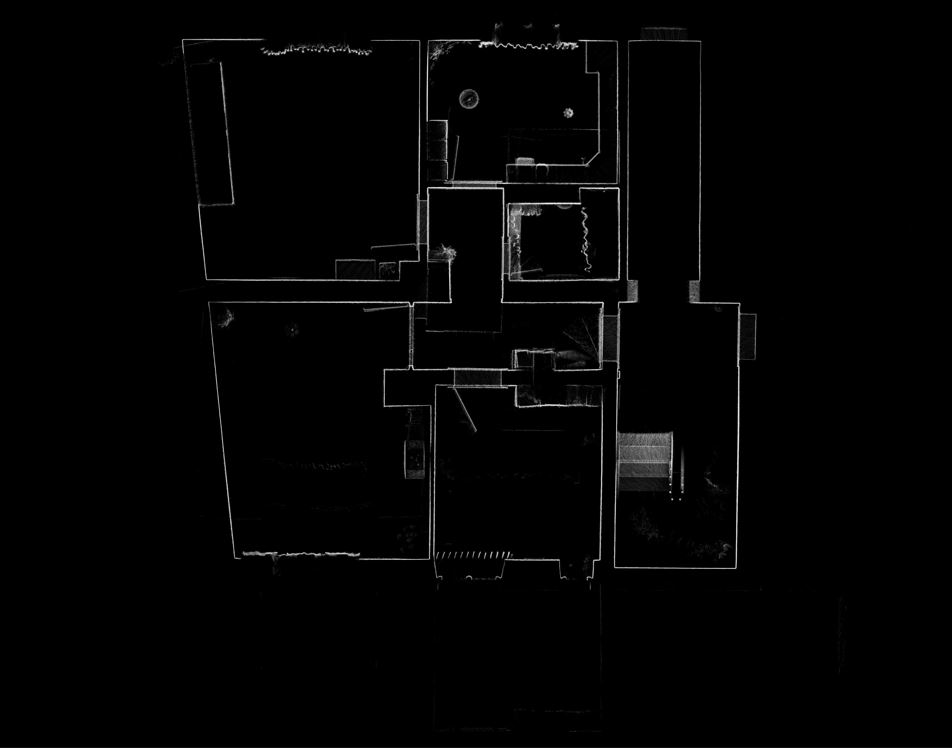
#> input picture images/lidar.JPG, 952 x 748 px
$ python lidar_to_vector.py
#> lines starting #> are read from the running program, lines starting #| are printed output that depends on the picture; after the words box and inside, x2 and y2 are one past the last pixel; in counts of white or black regions, pixels touching at a corner belong together
# -*- coding: utf-8 -*-
"""
Created on Thu Feb 24 00:34:28 2022
@author: FrankNGUEN
https://stackoverflow.com/questions/45322630/how-to-detect-lines-in-opencv
"""
#------------------------------------------------------------------------------
# import thu vien
#------------------------------------------------------------------------------
import cv2
import numpy as np
#------------------------------------------------------------------------------
img             = cv2.imread("images/lidar.JPG")
#> img is the input picture: shape (748, 952, 3); min 0, max 245, mean 3.3
gray            = cv2.cvtColor(img,cv2.COLOR_BGR2GRAY)
cv2.imshow("image from LiDAR",gray)
#------------------------------------------------------------------------------
kernel_size     = 5
blur_gray       = cv2.GaussianBlur(gray,(kernel_size, kernel_size),0)
low_threshold   = 50
high_threshold  = 150
edges           = cv2.Canny(blur_gray, low_threshold, high_threshold)
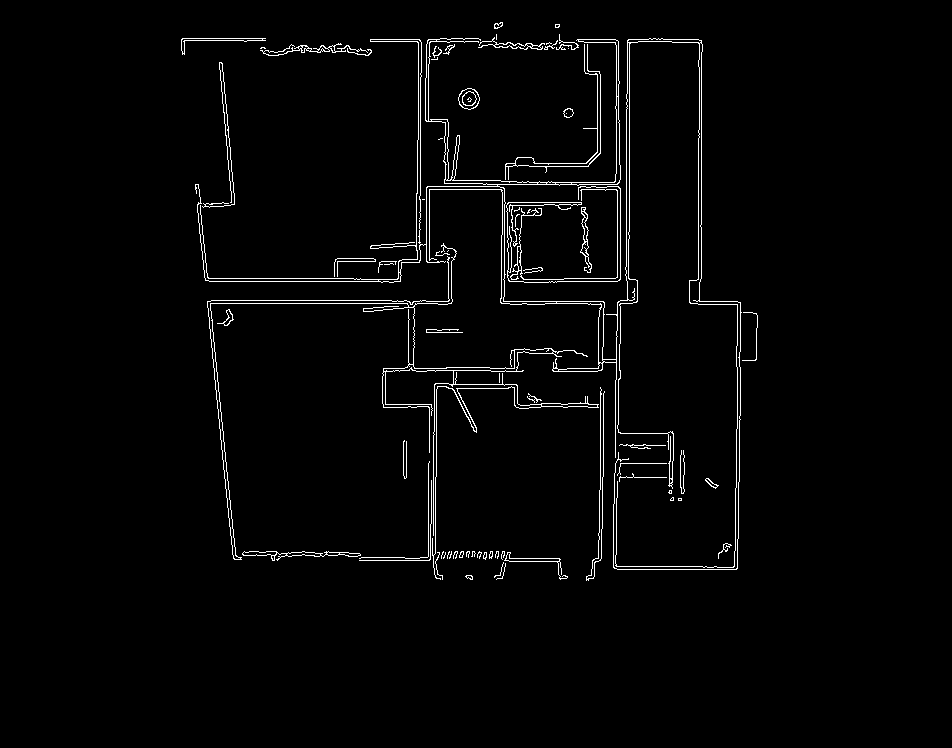
#> edges: shape (748, 952); 2.1% white in thin lines or dots, all inside (x1, y1, x2, y2) = (181, 22, 758, 581)
rho             = 1                 # distance resolution in pixels of the Hough grid
theta           = np.pi / 180       # angular resolution in radians of the Hough grid
threshold       = 15                # minimum number of votes (intersections in Hough grid cell)
min_line_length = 50                # minimum number of pixels making up a line
max_line_gap    = 20                # maximum gap in pixels between connectable line segments
line_image      = np.copy(img) * 0  # creating a blank to draw lines on
#> line_image: shape (748, 952, 3); every value is 0
#------------------------------------------------------------------------------
# Run Hough on edge detected image
# Output "lines" is an array containing endpoints of detected line segments
lines = cv2.HoughLinesP(edges, rho, theta, threshold, np.array([]), min_line_length, max_line_gap)
#> lines = 142 rows, first 6: [616, 190, 616, 40], [501, 303, 632, 303], [734, 569, 737, 381], [209, 281, 400, 281], [615, 568, 617, 459], [701, 278, 701, 40]
for line in lines:
    for x1,y1,x2,y2 in line:
        cv2.line(line_image,(x1,y1),(x2,y2),(255,255,255),5)
#> this loop made 142 passes
#> line on passes 1 to 12: [[616, 190, 616, 40]], [[501, 303, 632, 303]], [[734, 569, 737, 381]], [[209, 281, 400, 281]], [[615, 568, 617, 459]], [[701, 278, 701, 40]], [[620, 343, 620, 165]], [[415, 262, 418, 78]], [[629, 238, 629, 39]], [[613, 567, 617, 302]], [[435, 523, 435, 577]], [[211, 300, 425, 300]]
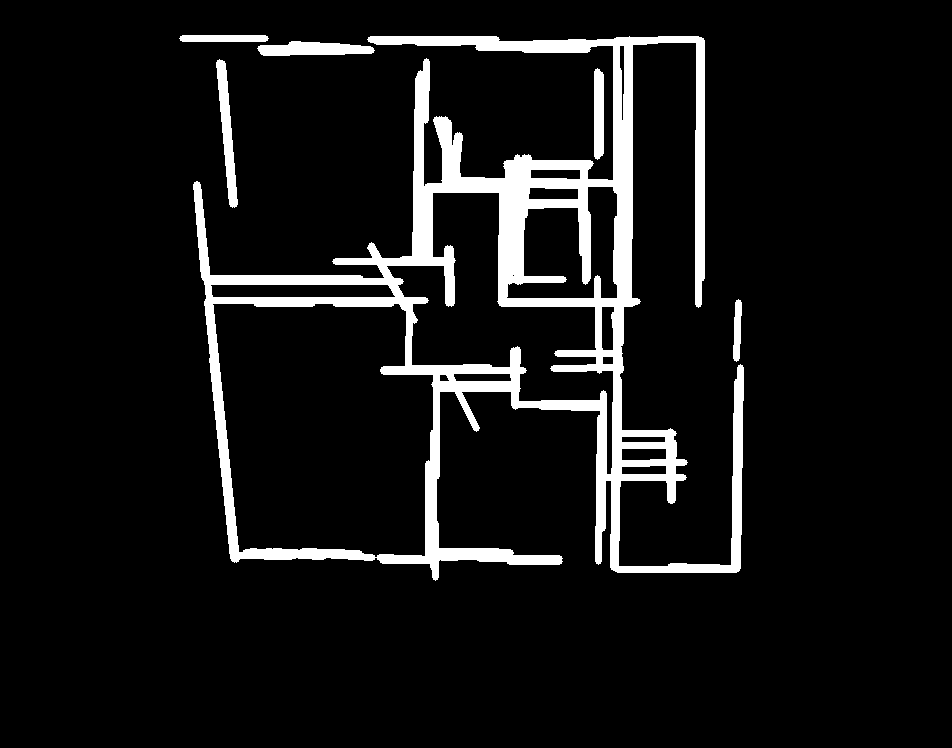
#> line_image: shape (748, 952, 3); 8.1% white; 6 white regions, box (x1, y1, x2, y2) and area: (193, 36, 744, 581) 52858, (216, 59, 238, 208) 1380, (257, 41, 375, 56) 1285, (594, 68, 604, 160) 872, (179, 35, 269, 42) 610, (733, 299, 742, 362) 419
#------------------------------------------------------------------------------
# Draw the lines on the  image
lines_edges = cv2.addWeighted(0, 0.8, line_image, 1, 0)
cv2.imwrite("images_out/lidr_edges.png", ~lines_edges)
cv2.imshow("LiDAR lines images",~lines_edges)
cv2.waitKey(0)
